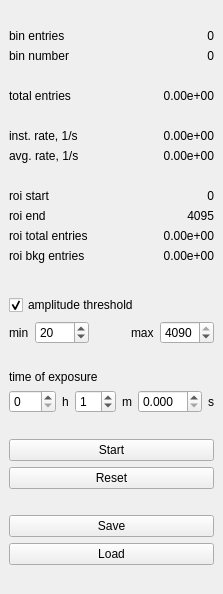
<?xml version="1.0" encoding="UTF-8"?>
<ui version="4.0">
 <class>HstDisplay</class>
 <widget class="QWidget" name="HstDisplay">
  <layout class="QHBoxLayout" name="horizontalLayout" stretch="1,0">
   <property name="spacing">
    <number>0</number>
   </property>
   <property name="leftMargin">
    <number>0</number>
   </property>
   <property name="topMargin">
    <number>0</number>
   </property>
   <property name="rightMargin">
    <number>0</number>
   </property>
   <property name="bottomMargin">
    <number>0</number>
   </property>
   <item>
    <widget class="QWidget" name="plotWidget" native="true">
     <layout class="QVBoxLayout" name="plotLayout">
      <property name="spacing">
       <number>0</number>
      </property>
      <property name="leftMargin">
       <number>0</number>
      </property>
      <property name="topMargin">
       <number>0</number>
      </property>
      <property name="rightMargin">
       <number>0</number>
      </property>
      <property name="bottomMargin">
       <number>0</number>
      </property>
     </layout>
    </widget>
   </item>
   <item>
    <widget class="QWidget" name="controlWidget" native="true">
     <layout class="QVBoxLayout" name="controlLayout">
      <item>
       <spacer name="spacer_0">
        <property name="orientation">
         <enum>Qt::Vertical</enum>
        </property>
        <property name="sizeHint" stdset="0">
         <size>
          <width>20</width>
          <height>20</height>
         </size>
        </property>
       </spacer>
      </item>
      <item>
       <widget class="QWidget" name="cursorWidget" native="true">
        <layout class="QGridLayout" name="cursorLayout">
         <property name="leftMargin">
          <number>0</number>
         </property>
         <property name="topMargin">
          <number>0</number>
         </property>
         <property name="rightMargin">
          <number>0</number>
         </property>
         <property name="bottomMargin">
          <number>0</number>
         </property>
         <property name="horizontalSpacing">
          <number>0</number>
         </property>
         <item row="0" column="0">
          <widget class="QLabel" name="entriesLabel">
           <property name="text">
            <string>bin entries</string>
           </property>
          </widget>
         </item>
         <item row="0" column="1">
          <widget class="QLabel" name="entriesValue">
           <property name="text">
            <string>0</string>
           </property>
           <property name="alignment">
            <set>Qt::AlignRight|Qt::AlignTrailing|Qt::AlignVCenter</set>
           </property>
          </widget>
         </item>
         <item row="1" column="0">
          <widget class="QLabel" name="numberLabel">
           <property name="text">
            <string>bin number</string>
           </property>
          </widget>
         </item>
         <item row="1" column="1">
          <widget class="QLabel" name="numberValue">
           <property name="text">
            <string>0</string>
           </property>
           <property name="alignment">
            <set>Qt::AlignRight|Qt::AlignTrailing|Qt::AlignVCenter</set>
           </property>
          </widget>
         </item>
        </layout>
       </widget>
      </item>
      <item>
       <spacer name="spacer_1">
        <property name="orientation">
         <enum>Qt::Vertical</enum>
        </property>
        <property name="sizeHint" stdset="0">
         <size>
          <width>20</width>
          <height>20</height>
         </size>
        </property>
       </spacer>
      </item>
      <item>
       <widget class="QWidget" name="totalWidget" native="true">
        <layout class="QGridLayout" name="totalLayout">
         <property name="leftMargin">
          <number>0</number>
         </property>
         <property name="topMargin">
          <number>0</number>
         </property>
         <property name="rightMargin">
          <number>0</number>
         </property>
         <property name="bottomMargin">
          <number>0</number>
         </property>
         <property name="horizontalSpacing">
          <number>0</number>
         </property>
         <item row="0" column="0">
          <widget class="QLabel" name="totalLabel">
           <property name="text">
            <string>total entries</string>
           </property>
          </widget>
         </item>
         <item row="0" column="1">
          <widget class="QLabel" name="totalValue">
           <property name="text">
            <string>0.00e+00</string>
           </property>
           <property name="alignment">
            <set>Qt::AlignRight|Qt::AlignTrailing|Qt::AlignVCenter</set>
           </property>
          </widget>
         </item>
        </layout>
       </widget>
      </item>
      <item>
       <spacer name="spacer_2">
        <property name="orientation">
         <enum>Qt::Vertical</enum>
        </property>
        <property name="sizeHint" stdset="0">
         <size>
          <width>20</width>
          <height>20</height>
         </size>
        </property>
       </spacer>
      </item>
      <item>
       <widget class="QWidget" name="rateWidget" native="true">
        <layout class="QGridLayout" name="rateLayout">
         <property name="leftMargin">
          <number>0</number>
         </property>
         <property name="topMargin">
          <number>0</number>
         </property>
         <property name="rightMargin">
          <number>0</number>
         </property>
         <property name="bottomMargin">
          <number>0</number>
         </property>
         <property name="horizontalSpacing">
          <number>0</number>
         </property>
         <item row="0" column="0">
          <widget class="QLabel" name="instLabel">
           <property name="text">
            <string>inst. rate, 1/s</string>
           </property>
          </widget>
         </item>
         <item row="0" column="1">
          <widget class="QLabel" name="instValue">
           <property name="text">
            <string>0.00e+00</string>
           </property>
           <property name="alignment">
            <set>Qt::AlignRight|Qt::AlignTrailing|Qt::AlignVCenter</set>
           </property>
          </widget>
         </item>
         <item row="1" column="0">
          <widget class="QLabel" name="avgLabel">
           <property name="text">
            <string>avg. rate, 1/s</string>
           </property>
          </widget>
         </item>
         <item row="1" column="1">
          <widget class="QLabel" name="avgValue">
           <property name="text">
            <string>0.00e+00</string>
           </property>
           <property name="alignment">
            <set>Qt::AlignRight|Qt::AlignTrailing|Qt::AlignVCenter</set>
           </property>
          </widget>
         </item>
        </layout>
       </widget>
      </item>
      <item>
       <spacer name="spacer_3">
        <property name="orientation">
         <enum>Qt::Vertical</enum>
        </property>
        <property name="sizeHint" stdset="0">
         <size>
          <width>20</width>
          <height>20</height>
         </size>
        </property>
       </spacer>
      </item>
      <item>
       <widget class="QWidget" name="roiWidget" native="true">
        <layout class="QGridLayout" name="roiLayout">
         <property name="leftMargin">
          <number>0</number>
         </property>
         <property name="topMargin">
          <number>0</number>
         </property>
         <property name="rightMargin">
          <number>0</number>
         </property>
         <property name="bottomMargin">
          <number>0</number>
         </property>
         <property name="horizontalSpacing">
          <number>0</number>
         </property>
         <item row="0" column="0">
          <widget class="QLabel" name="roistartLabel">
           <property name="text">
            <string>roi start</string>
           </property>
          </widget>
         </item>
         <item row="0" column="1">
          <widget class="QLabel" name="roistartValue">
           <property name="minimumSize">
            <size>
             <width>40</width>
             <height>0</height>
            </size>
           </property>
           <property name="text">
            <string>0</string>
           </property>
           <property name="alignment">
            <set>Qt::AlignRight|Qt::AlignTrailing|Qt::AlignVCenter</set>
           </property>
          </widget>
         </item>
         <item row="1" column="0">
          <widget class="QLabel" name="roiendLabel">
           <property name="text">
            <string>roi end</string>
           </property>
          </widget>
         </item>
         <item row="1" column="1">
          <widget class="QLabel" name="roiendValue">
           <property name="minimumSize">
            <size>
             <width>40</width>
             <height>0</height>
            </size>
           </property>
           <property name="text">
            <string>4095</string>
           </property>
           <property name="alignment">
            <set>Qt::AlignRight|Qt::AlignTrailing|Qt::AlignVCenter</set>
           </property>
          </widget>
         </item>
         <item row="2" column="0">
          <widget class="QLabel" name="roitotLable">
           <property name="text">
            <string>roi total entries</string>
           </property>
          </widget>
         </item>
         <item row="2" column="1">
          <widget class="QLabel" name="roitotValue">
           <property name="text">
            <string>0.00e+00</string>
           </property>
           <property name="alignment">
            <set>Qt::AlignRight|Qt::AlignTrailing|Qt::AlignVCenter</set>
           </property>
          </widget>
         </item>
         <item row="3" column="0">
          <widget class="QLabel" name="roibkgLabel">
           <property name="text">
            <string>roi bkg entries</string>
           </property>
          </widget>
         </item>
         <item row="3" column="1">
          <widget class="QLabel" name="roibkgValue">
           <property name="text">
            <string>0.00e+00</string>
           </property>
           <property name="alignment">
            <set>Qt::AlignRight|Qt::AlignTrailing|Qt::AlignVCenter</set>
           </property>
          </widget>
         </item>
        </layout>
       </widget>
      </item>
      <item>
       <spacer name="spacer_4">
        <property name="orientation">
         <enum>Qt::Vertical</enum>
        </property>
        <property name="sizeHint" stdset="0">
         <size>
          <width>20</width>
          <height>20</height>
         </size>
        </property>
       </spacer>
      </item>
      <item>
       <widget class="QWidget" name="baseWidget" native="true">
        <layout class="QHBoxLayout" name="baseLayout">
         <property name="leftMargin">
          <number>0</number>
         </property>
         <property name="topMargin">
          <number>0</number>
         </property>
         <property name="rightMargin">
          <number>0</number>
         </property>
         <property name="bottomMargin">
          <number>0</number>
         </property>
        </layout>
       </widget>
      </item>
      <item>
       <widget class="QCheckBox" name="thrsCheck">
        <property name="text">
         <string>amplitude threshold</string>
        </property>
        <property name="checked">
         <bool>true</bool>
        </property>
       </widget>
      </item>
      <item>
       <widget class="QWidget" name="thrsWidget" native="true">
        <layout class="QHBoxLayout" name="thrsLayout">
         <property name="leftMargin">
          <number>0</number>
         </property>
         <property name="topMargin">
          <number>0</number>
         </property>
         <property name="rightMargin">
          <number>0</number>
         </property>
         <property name="bottomMargin">
          <number>0</number>
         </property>
         <item>
          <widget class="QLabel" name="minLabel">
           <property name="text">
            <string>min</string>
           </property>
          </widget>
         </item>
         <item>
          <widget class="QSpinBox" name="minValue">
           <property name="maximum">
            <number>4090</number>
           </property>
           <property name="singleStep">
            <number>10</number>
           </property>
           <property name="value">
            <number>20</number>
           </property>
          </widget>
         </item>
         <item>
          <spacer name="spacer_5">
           <property name="orientation">
            <enum>Qt::Horizontal</enum>
           </property>
           <property name="sizeHint" stdset="0">
            <size>
             <width>20</width>
             <height>20</height>
            </size>
           </property>
          </spacer>
         </item>
         <item>
          <widget class="QLabel" name="maxLabel">
           <property name="text">
            <string>max</string>
           </property>
          </widget>
         </item>
         <item>
          <widget class="QSpinBox" name="maxValue">
           <property name="maximum">
            <number>4090</number>
           </property>
           <property name="singleStep">
            <number>10</number>
           </property>
           <property name="value">
            <number>4090</number>
           </property>
          </widget>
         </item>
        </layout>
       </widget>
      </item>
      <item>
       <spacer name="spacer_6">
        <property name="orientation">
         <enum>Qt::Vertical</enum>
        </property>
        <property name="sizeHint" stdset="0">
         <size>
          <width>20</width>
          <height>20</height>
         </size>
        </property>
       </spacer>
      </item>
      <item>
       <widget class="QLabel" name="timeLabel">
        <property name="text">
         <string>time of exposure</string>
        </property>
       </widget>
      </item>
      <item>
       <widget class="QWidget" name="timeWidget" native="true">
        <layout class="QHBoxLayout" name="timeLayout">
         <property name="leftMargin">
          <number>0</number>
         </property>
         <property name="topMargin">
          <number>0</number>
         </property>
         <property name="rightMargin">
          <number>0</number>
         </property>
         <property name="bottomMargin">
          <number>0</number>
         </property>
         <item>
          <widget class="QSpinBox" name="hoursValue">
           <property name="maximum">
            <number>999</number>
           </property>
          </widget>
         </item>
         <item>
          <widget class="QLabel" name="hoursLabel">
           <property name="text">
            <string>h</string>
           </property>
          </widget>
         </item>
         <item>
          <widget class="QSpinBox" name="minutesValue">
           <property name="maximum">
            <number>59</number>
           </property>
           <property name="value">
            <number>1</number>
           </property>
          </widget>
         </item>
         <item>
          <widget class="QLabel" name="minutesLabel">
           <property name="text">
            <string>m</string>
           </property>
          </widget>
         </item>
         <item>
          <widget class="QDoubleSpinBox" name="secondsValue">
           <property name="decimals">
            <number>3</number>
           </property>
           <property name="maximum">
            <double>59.999000000000002</double>
           </property>
          </widget>
         </item>
         <item>
          <widget class="QLabel" name="secondsLabel">
           <property name="text">
            <string>s</string>
           </property>
          </widget>
         </item>
        </layout>
       </widget>
      </item>
      <item>
       <spacer name="spacer_7">
        <property name="orientation">
         <enum>Qt::Vertical</enum>
        </property>
        <property name="sizeHint" stdset="0">
         <size>
          <width>20</width>
          <height>20</height>
         </size>
        </property>
       </spacer>
      </item>
      <item>
       <widget class="QPushButton" name="startButton">
        <property name="text">
         <string>Start</string>
        </property>
       </widget>
      </item>
      <item>
       <widget class="QPushButton" name="resetButton">
        <property name="text">
         <string>Reset</string>
        </property>
       </widget>
      </item>
      <item>
       <spacer name="spacer_8">
        <property name="orientation">
         <enum>Qt::Vertical</enum>
        </property>
        <property name="sizeHint" stdset="0">
         <size>
          <width>20</width>
          <height>20</height>
         </size>
        </property>
       </spacer>
      </item>
      <item>
       <widget class="QPushButton" name="saveButton">
        <property name="text">
         <string>Save</string>
        </property>
       </widget>
      </item>
      <item>
       <widget class="QPushButton" name="loadButton">
        <property name="text">
         <string>Load</string>
        </property>
       </widget>
      </item>
      <item>
       <spacer name="spacer_9">
        <property name="orientation">
         <enum>Qt::Vertical</enum>
        </property>
        <property name="sizeHint" stdset="0">
         <size>
          <width>20</width>
          <height>20</height>
         </size>
        </property>
       </spacer>
      </item>
     </layout>
    </widget>
   </item>
  </layout>
 </widget>
 <resources/>
 <connections/>
</ui>
